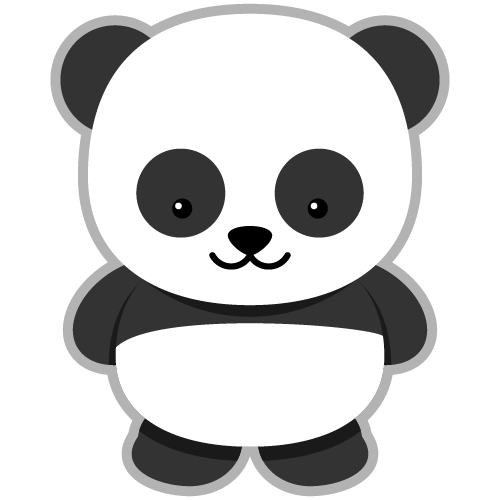
#> input picture Panda.png, 500 x 500 px
$ python FINALCSV.py   (older library calls are emulated)
#> lines starting #> are read from the running program, lines starting #| are printed output that depends on the picture
#Importing libraries
import numpy as np
import scipy
import csv
from PIL import Image
import codecs, json

# Open the image
img = Image.open('Panda.png')
#> img is the input picture: PIL image 500x500 RGBA; mean R, G, B, A 209.5, 209.5, 209.5, 159.1

#resize image
width = 64
height = 64
img = img.resize((width, height), Image.ANTIALIAS)
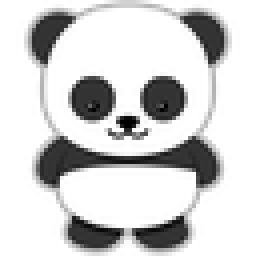
#> img: PIL image 64x64 RGBA (shown 4 times larger); mean R, G, B, A 127.9, 127.9, 127.9, 159.1; transparent parts drawn white

#csv file
with open('test.csv', 'w', newline='') as fp:
    a = csv.writer(fp, delimiter=',')

#storing as colors
arr = np.array(img)
rgb = img.load() #array to change pixel values
for x in range(0,width):
    for y in range(0,height):
        pix = arr[x,y]
        yvalues = []
        if (pix[0] > pix[2]) & (pix[1] > pix[2]) & (pix[2] < 50):
            rgb[x,y] = (255,255,0,255)
            yvalues.append(1)
            print('yellow')
        elif (pix[2] > pix[0]) & (pix[2] > pix[1]) & (pix[2] > 50):
            rgb[x,y] = (0,0,255,255)
            yvalues.append(2)
            print('blue')
        elif (pix[0] > pix[1]) & (pix[0] > pix[2]) & (pix[0] > 50):
            rgb[x,y] = (255,0,0,255)
            yvalues.append(3)
            print('red')
        elif (pix[1] > pix[0]) & (pix[1] > pix[2]) & (pix[1] > 50):
            rgb[x,y] = (0,255,0,255)
            yvalues.append(4)
            print('green')
        elif (pix[3] == 0):
            rgb[x,y] = (255,255,255,255)
            yvalues.append(5)
            #print('white')
        elif (pix[0] == pix[1]) & (pix[1] == pix[2]) & (pix[1] <= 150):
            rgb[x,y] = (0,0,0,255)
            yvalues.append(6)
            #print('black')
        else:
            rgb[x,y] = (255,255,255,255)
            yvalues.append(7)
            #print('white')
#> (the run stopped early here; a loop or call above may not have finished)

$ run again, with BeachBall.png copied over Panda.png
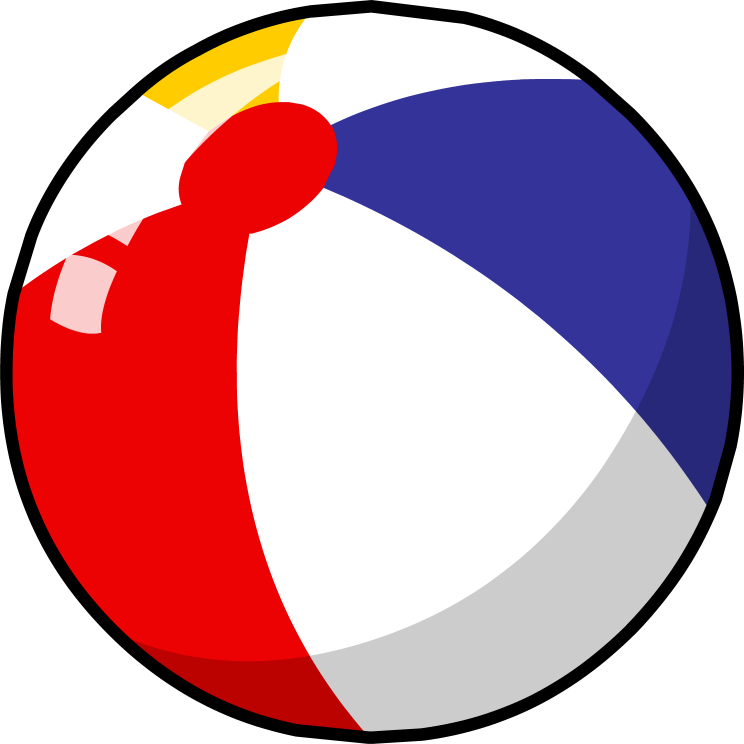
#> input picture BeachBall.png, 1488 x 1488 px (shown at 1/2 size)
#> img is the input picture: PIL image 1488x1488 RGBA; mean R, G, B, A 178.4, 132.3, 144.8, 200.5
#> `img = img.resize((width, height), Image.ANTIALIAS)`:
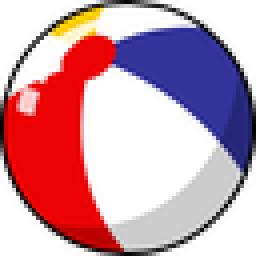
#> img: PIL image 64x64 RGBA (shown 4 times larger); mean R, G, B, A 148.7, 102.3, 114.9, 200.5; transparent parts drawn white
